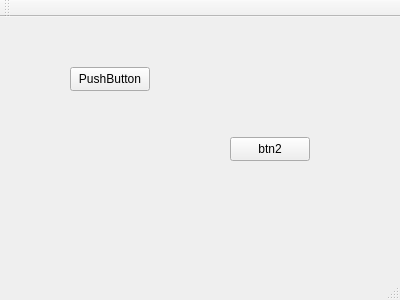
<?xml version="1.0" encoding="UTF-8"?>
<ui version="4.0">
 <class>MainWindow</class>
 <widget class="QMainWindow" name="MainWindow">
  <property name="geometry">
   <rect>
    <x>0</x>
    <y>0</y>
    <width>400</width>
    <height>300</height>
   </rect>
  </property>
  <property name="windowTitle">
   <string>MainWindow</string>
  </property>
  <widget class="QWidget" name="centralWidget">
   <widget class="QPushButton" name="pb_hello">
    <property name="geometry">
     <rect>
      <x>70</x>
      <y>50</y>
      <width>80</width>
      <height>24</height>
     </rect>
    </property>
    <property name="text">
     <string>PushButton</string>
    </property>
   </widget>
   <widget class="QPushButton" name="pb_2">
    <property name="geometry">
     <rect>
      <x>230</x>
      <y>120</y>
      <width>80</width>
      <height>24</height>
     </rect>
    </property>
    <property name="text">
     <string>btn2</string>
    </property>
   </widget>
  </widget>
  <widget class="QMenuBar" name="menuBar">
   <property name="geometry">
    <rect>
     <x>0</x>
     <y>0</y>
     <width>400</width>
     <height>25</height>
    </rect>
   </property>
  </widget>
  <widget class="QToolBar" name="mainToolBar">
   <attribute name="toolBarArea">
    <enum>TopToolBarArea</enum>
   </attribute>
   <attribute name="toolBarBreak">
    <bool>false</bool>
   </attribute>
  </widget>
  <widget class="QStatusBar" name="statusBar"/>
 </widget>
 <layoutdefault spacing="6" margin="11"/>
 <resources/>
 <connections>
  <connection>
   <sender>pb_2</sender>
   <signal>clicked()</signal>
   <receiver>pb_hello</receiver>
   <slot>click()</slot>
   <hints>
    <hint type="sourcelabel">
     <x>269</x>
     <y>173</y>
    </hint>
    <hint type="destinationlabel">
     <x>109</x>
     <y>103</y>
    </hint>
   </hints>
  </connection>
 </connections>
</ui>
